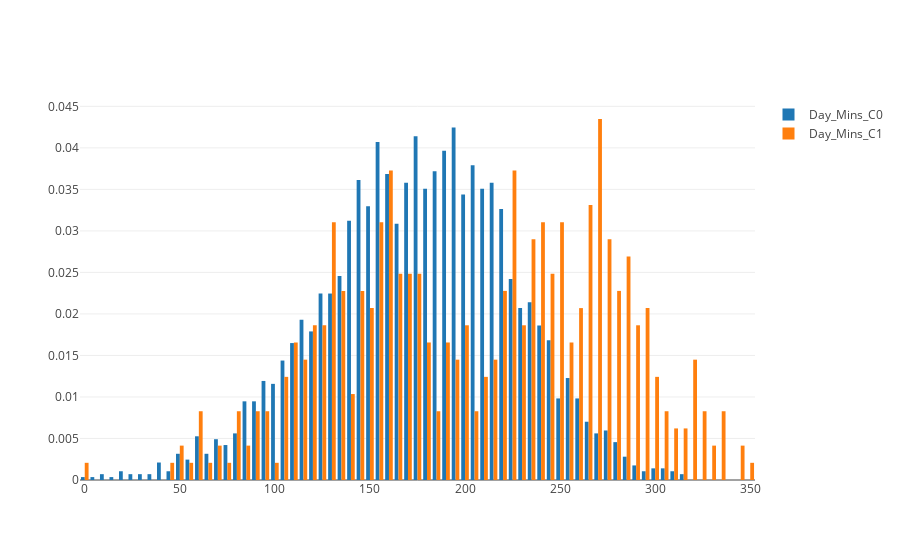

Notebook source saved alongside this figure:
### Code cell
data = Data([
        Histogram(x=filtered_by_churn_0.toPandas()['Day_Mins_C0'], name="Day_Mins_C0", histnorm='probability'),
        Histogram(x=filtered_by_churn_1.toPandas()['Day_Mins_C1'], name="Day_Mins_C1", histnorm='probability')
    ])

iplot(data, filename="Day_Mins")

### Figure 1 — Plotly figure (JSON) as saved in the notebook; plotly's stock layout.template omitted (floating-point values rounded to 4 significant figures; data arrays with more than 128 entries replaced by an {"elided": "..."} marker saying what was removed)
{"data": [{"histnorm": "probability", "name": "Day_Mins_C0", "type": "histogram", "x": {"elided": "2850 float values"}}, {"histnorm": "probability", "name": "Day_Mins_C1", "type": "histogram", "x": {"elided": "483 float values"}}], "layout": {}}
